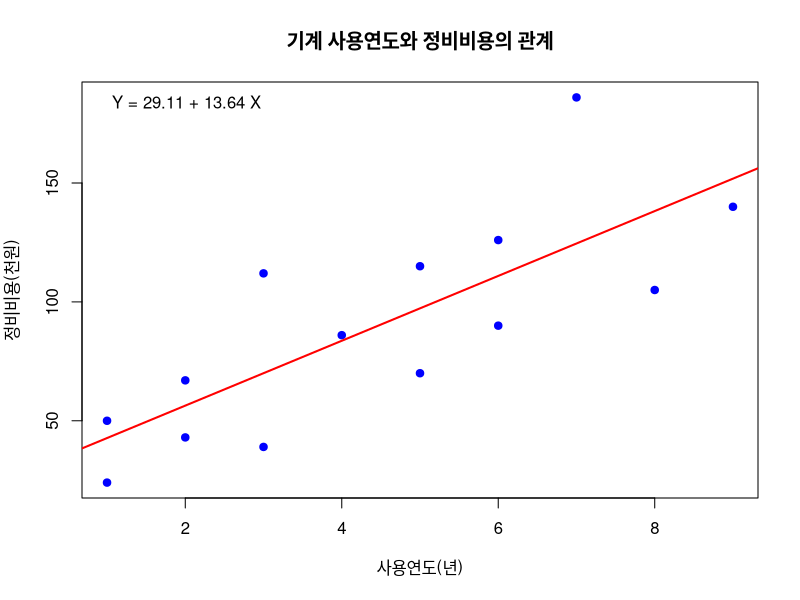
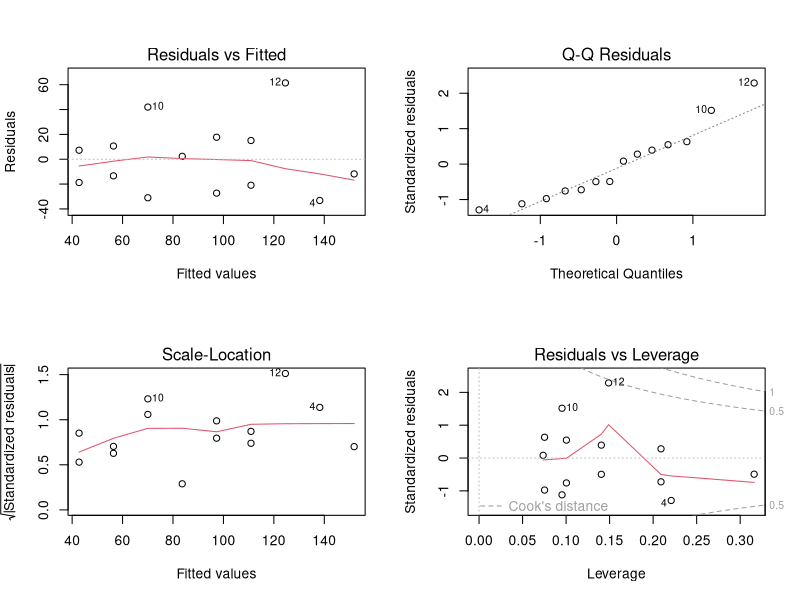

Generate these figures, in order, with R:
# 데이터 입력
age <- c(3, 1, 5, 8, 1, 4, 2, 6, 9, 3, 5, 7, 2, 6)
cost <- c(39, 24, 115, 105, 50, 86, 67, 90, 140, 112, 70, 186, 43, 126)

# 데이터프레임 생성
machine_data <- data.frame(age, cost)

# 1) 산점도와 회귀직선
plot(age, cost, 
     main = "기계 사용연도와 정비비용의 관계",
     xlab = "사용연도(년)",
     ylab = "정비비용(천원)",
     pch = 19,
     col = "blue")

# 회귀분석 수행
regression_model <- lm(cost ~ age, data = machine_data)
abline(regression_model, col = "red", lwd = 2)

# 회귀식 표시
model_summary <- summary(regression_model)
intercept <- coef(regression_model)[1]
slope <- coef(regression_model)[2]
equation <- paste("Y =", round(intercept, 2), "+", round(slope, 2), "X")
legend("topleft", legend = equation, bty = "n")

# 2) 결정계수와 상관계수 계산
r_squared <- model_summary$r.squared
correlation <- cor(age, cost)
cat("\n2) 결정계수와 상관계수:\n")
cat("   결정계수(R²):", round(r_squared, 4), "\n")
cat("   상관계수(r):", round(correlation, 4), "\n")

# 3) 분산분석표 작성 및 회귀직선의 유의성 검정
anova_table <- anova(regression_model)
cat("\n3) 분산분석표:\n")
print(anova_table)

# 회귀직선의 유의성 검정 (F-검정)
f_value <- anova_table$`F value`[1]
p_value <- anova_table$`Pr(>F)`[1]
cat("   F-통계량:", round(f_value, 4), "\n")
cat("   p-value:", round(p_value, 4), "\n")

if (p_value < 0.05) {
  cat("   결론: p-value가 0.05보다 작으므로, 회귀직선은 통계적으로 유의합니다.\n")
} else {
  cat("   결론: p-value가 0.05보다 크므로, 회귀직선은 통계적으로 유의하지 않습니다.\n")
}

# 4) 사용연도가 4년인 기계의 평균정비비용 추정
new_data <- data.frame(age = 4)
predicted_cost <- predict(regression_model, newdata = new_data)
cat("\n4) 사용연도가 4년인 기계의 추정 평균정비비용:", round(predicted_cost, 2), "천원\n")

# 5) 잔차 계산 및 합이 0임을 확인
residuals <- residuals(regression_model)
cat("\n5) 잔차(오차) 계산:\n")
for(i in 1:length(age)) {
  cat("   데이터", i, ": e_i =", round(residuals[i], 2), "\n")
}
residual_sum <- sum(residuals)
cat("   잔차의 합:", round(residual_sum, 10), "\n")
cat("   (수치적 오차로 인해 정확히 0이 아닐 수 있으나, 매우 작은 값임)\n")

# 6) 잔차들의 x에 대한 가중합 계산
weighted_sum_x <- sum(residuals * age)
cat("\n6) 잔차들의 x에 대한 가중합:", round(weighted_sum_x, 10), "\n")

# 7) 잔차들의 y에 대한 가중합 계산
weighted_sum_y <- sum(residuals * cost)
cat("\n7) 잔차들의 y에 대한 가중합:", round(weighted_sum_y, 10), "\n")

# 추가: 회귀분석의 가정 검토
par(mfrow=c(2,2))
plot(regression_model)